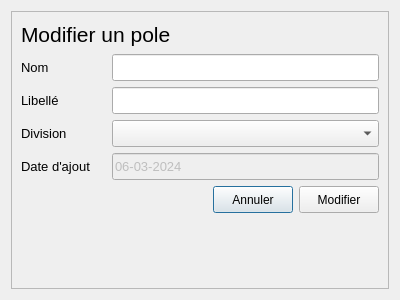
<?xml version="1.0" encoding="UTF-8"?>
<ui version="4.0">
 <class>Dialog</class>
 <widget class="QDialog" name="Dialog">
  <property name="geometry">
   <rect>
    <x>0</x>
    <y>0</y>
    <width>400</width>
    <height>300</height>
   </rect>
  </property>
  <property name="windowTitle">
   <string>Dialog</string>
  </property>
  <layout class="QGridLayout" name="gridLayout">
   <item row="0" column="0">
    <widget class="QFrame" name="frame">
     <property name="frameShape">
      <enum>QFrame::StyledPanel</enum>
     </property>
     <property name="frameShadow">
      <enum>QFrame::Raised</enum>
     </property>
     <layout class="QGridLayout" name="gridLayout_2">
      <item row="0" column="0">
       <layout class="QVBoxLayout" name="verticalLayout">
        <item>
         <layout class="QHBoxLayout" name="horizontalLayout_6">
          <item>
           <widget class="QLabel" name="label_5">
            <property name="minimumSize">
             <size>
              <width>85</width>
              <height>27</height>
             </size>
            </property>
            <property name="font">
             <font>
              <pointsize>16</pointsize>
             </font>
            </property>
            <property name="text">
             <string>Modifier un pole</string>
            </property>
            <property name="margin">
             <number>0</number>
            </property>
           </widget>
          </item>
         </layout>
        </item>
        <item>
         <layout class="QHBoxLayout" name="horizontalLayout">
          <item>
           <widget class="QLabel" name="label">
            <property name="minimumSize">
             <size>
              <width>85</width>
              <height>27</height>
             </size>
            </property>
            <property name="maximumSize">
             <size>
              <width>85</width>
              <height>16777215</height>
             </size>
            </property>
            <property name="font">
             <font>
              <pointsize>10</pointsize>
             </font>
            </property>
            <property name="text">
             <string>Nom</string>
            </property>
           </widget>
          </item>
          <item>
           <widget class="QLineEdit" name="nom_lineEdit">
            <property name="minimumSize">
             <size>
              <width>220</width>
              <height>27</height>
             </size>
            </property>
            <property name="font">
             <font>
              <pointsize>10</pointsize>
             </font>
            </property>
           </widget>
          </item>
         </layout>
        </item>
        <item>
         <layout class="QHBoxLayout" name="horizontalLayout_2">
          <item>
           <widget class="QLabel" name="label_2">
            <property name="minimumSize">
             <size>
              <width>85</width>
              <height>27</height>
             </size>
            </property>
            <property name="maximumSize">
             <size>
              <width>85</width>
              <height>16777215</height>
             </size>
            </property>
            <property name="font">
             <font>
              <pointsize>10</pointsize>
             </font>
            </property>
            <property name="text">
             <string>Libellé</string>
            </property>
           </widget>
          </item>
          <item>
           <widget class="QLineEdit" name="libelle_lineEdit">
            <property name="minimumSize">
             <size>
              <width>220</width>
              <height>27</height>
             </size>
            </property>
            <property name="font">
             <font>
              <pointsize>10</pointsize>
             </font>
            </property>
           </widget>
          </item>
         </layout>
        </item>
        <item>
         <layout class="QHBoxLayout" name="horizontalLayout_3">
          <item>
           <widget class="QLabel" name="label_3">
            <property name="minimumSize">
             <size>
              <width>85</width>
              <height>27</height>
             </size>
            </property>
            <property name="maximumSize">
             <size>
              <width>85</width>
              <height>16777215</height>
             </size>
            </property>
            <property name="font">
             <font>
              <pointsize>10</pointsize>
             </font>
            </property>
            <property name="text">
             <string>Division</string>
            </property>
           </widget>
          </item>
          <item>
           <widget class="QComboBox" name="division_comboBox">
            <property name="minimumSize">
             <size>
              <width>220</width>
              <height>27</height>
             </size>
            </property>
           </widget>
          </item>
         </layout>
        </item>
        <item>
         <layout class="QHBoxLayout" name="horizontalLayout_11">
          <item>
           <widget class="QLabel" name="label_9">
            <property name="minimumSize">
             <size>
              <width>85</width>
              <height>27</height>
             </size>
            </property>
            <property name="maximumSize">
             <size>
              <width>85</width>
              <height>16777215</height>
             </size>
            </property>
            <property name="font">
             <font>
              <pointsize>10</pointsize>
             </font>
            </property>
            <property name="text">
             <string>Date d'ajout</string>
            </property>
           </widget>
          </item>
          <item>
           <widget class="QLineEdit" name="dateAjout_lineEdit">
            <property name="enabled">
             <bool>false</bool>
            </property>
            <property name="minimumSize">
             <size>
              <width>220</width>
              <height>27</height>
             </size>
            </property>
            <property name="font">
             <font>
              <pointsize>10</pointsize>
             </font>
            </property>
            <property name="text">
             <string>06-03-2024</string>
            </property>
           </widget>
          </item>
         </layout>
        </item>
        <item>
         <layout class="QHBoxLayout" name="horizontalLayout_5">
          <item>
           <spacer name="horizontalSpacer">
            <property name="orientation">
             <enum>Qt::Horizontal</enum>
            </property>
            <property name="sizeHint" stdset="0">
             <size>
              <width>40</width>
              <height>20</height>
             </size>
            </property>
           </spacer>
          </item>
          <item>
           <widget class="QPushButton" name="annuler_pushButton">
            <property name="minimumSize">
             <size>
              <width>70</width>
              <height>27</height>
             </size>
            </property>
            <property name="text">
             <string>Annuler</string>
            </property>
           </widget>
          </item>
          <item>
           <widget class="QPushButton" name="modifier_pushButton">
            <property name="minimumSize">
             <size>
              <width>70</width>
              <height>27</height>
             </size>
            </property>
            <property name="text">
             <string>Modifier</string>
            </property>
           </widget>
          </item>
         </layout>
        </item>
       </layout>
      </item>
      <item row="1" column="0">
       <spacer name="verticalSpacer">
        <property name="orientation">
         <enum>Qt::Vertical</enum>
        </property>
        <property name="sizeHint" stdset="0">
         <size>
          <width>20</width>
          <height>2</height>
         </size>
        </property>
       </spacer>
      </item>
     </layout>
    </widget>
   </item>
  </layout>
 </widget>
 <resources/>
 <connections/>
</ui>
